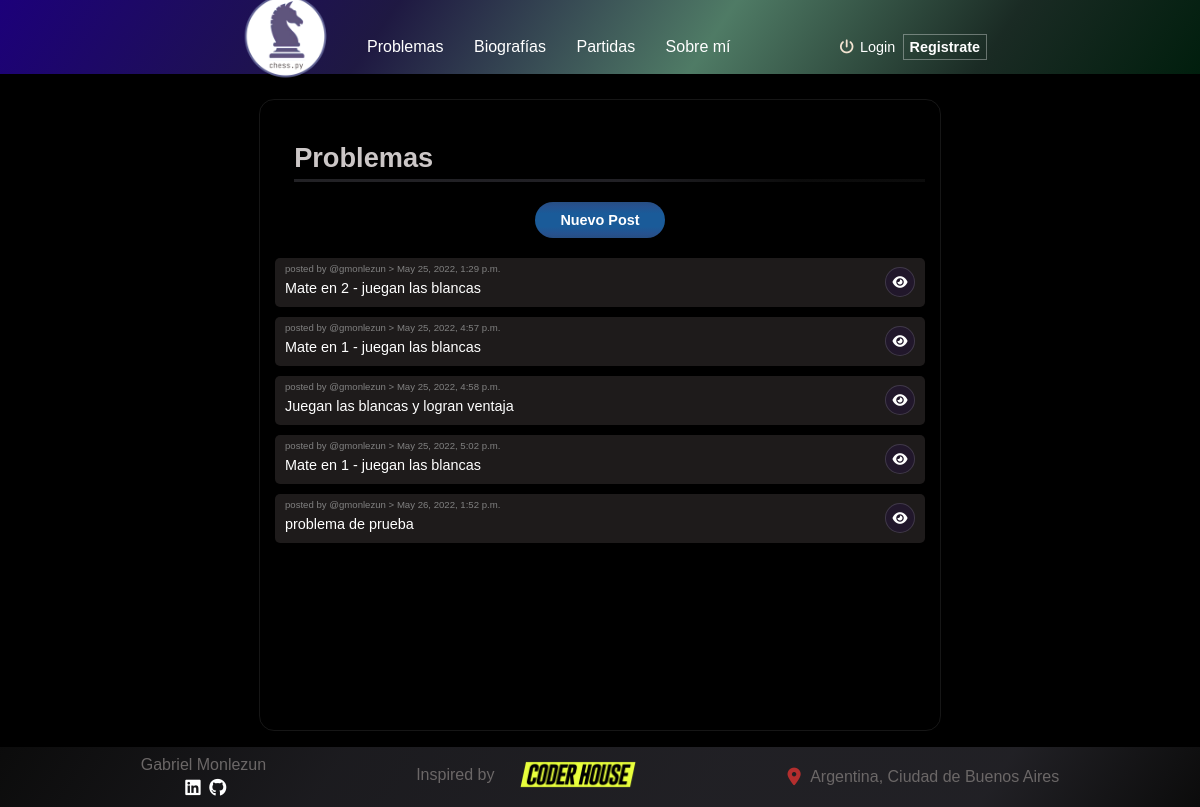
The page /Posts/puzzles/list/ on the database its author committed.
### Posts/models.py (models this page shows, shortened)
class PostPuzzles(models.Model):
    title = models.CharField(max_length=255, verbose_name='Título')
    solution = models.CharField(max_length=255, verbose_name='Solución del problema')
    content = models.CharField(max_length=555, verbose_name='Contenido adicional', null=True, blank=True)
    image = models.ImageField(upload_to='images_post',null=False,blank=False, verbose_name='Imágen del post')
    date = models.DateTimeField(default=now, editable=False)
    author = models.ForeignKey(User, on_delete=models.CASCADE)

### Posts/views.py (the view)
# urls.py: path('puzzles/list/', PuzzlesList.as_view(), name="PuzzlesList"),
class PuzzlesList(ListView):
    model = PostPuzzles
    template_name = "Posts/postpuzzles_list.html"

### Posts/templates/Posts/postpuzzles_list.html
{% extends "Posts/padre.html" %}
{% load static %}
{% block contenidoQueCambia %}
    <h3 class="titulo-categoria">Problemas</h3>
    <div class="divisor"></div>
    <button class="boton-newpost"><a href="{% url 'PuzzlesCreation' %}">Nuevo Post</a></button>
    {% if object_list %}
        {% for puzzle in object_list %}
            <div class="container-post">
                <div class="container-post__userTitle">
                    <p class="container-post__title">{{puzzle.title}}</p><span class="fecha-lista">posted by @{{puzzle.author.username}} > {{puzzle.date}}</span>
                </div>
                <button class="boton-ver"><a href="{% url 'PuzzlesDetail' puzzle.id %}"><i class="fa-solid fa-eye icon-eye"></i></a></button>
            </div>
        {% endfor %}
    {% endif %}
{% endblock %}

### Posts/templates/Posts/padre.html (shortened to what this page needs)
<!DOCTYPE html>
<html lang="en">
<head>
    {% load static %}
    <link rel="stylesheet" href="{% static 'Posts/css/style.css' %}">
</head>
<body>
    <header class="main-header">
        <nav class="nav-flex">
            <div class="container-nav">
                <a href="{% url 'Index' %}"><img src="{% static 'Posts/assets/logo.png' %}" alt="logo" class="logo-proyecto"></a>
                <ul>
                    <li><a href="{% url 'PuzzlesList' %}">Problemas</a></li>
                    <li><a href="{% url 'BioList' %}">Biografías</a></li>
                    <li><a href="{% url 'GamesList' %}">Partidas</a></li>
                    <li><a href="{% url 'About' %}">Sobre mí</a></li>
                </ul>
            </div>
            <ul>
                {% if not request.user.is_authenticated %}
                    <li><a href="{% url 'Login' %}" class="login-text"><i class="fa-solid fa-power-off login"></i>Login</a></li>
                    <li><a href="{% url 'Register' %}"class="register-text">Registrate</a></li>
                {% endif %}
            </ul>
        </nav>
    </header>
    <div class="container">
        <section class="banner-right">
        </section>
        <section class="contenidoQueCambia">
            {% block contenidoQueCambia %}
            {% endblock %}
        </section>
        <section class="banner-left">
        </section>
    </div>
    <footer>
        <div class="container-autor">
            <p class="nombre-autor"> Gabriel Monlezun</p>
            <p>
                <a href="https://www.linkedin.com/in/gabriel-monlezun-5a6349116/"><i class="fa-brands fa-linkedin linkedin-logo"></i></a>
                <a href="https://github.com/GMONLEZUN"><i class="fa-brands fa-github github-logo"></i></a>
            </p>
        </div>
        <div class="container-footer">
            <p>Inspired by</p>
            <a href="https://www.coderhouse.com/"><img src="{% static 'Posts/assets/logos_coderhouse.png' %}" alt="Logo CoderHouse" class="coder-logo"></a>
        </div>
        <p><i class="fa-solid fa-location-dot location"></i>Argentina, Ciudad de Buenos Aires</p>
    </footer>
</body>
</html>

### rows shown on the page
PostPuzzles: title "Mate en 2 - juegan las blancas", author.username "gmonlezun", date "May 25, 2022, 1:29 p.m."
PostPuzzles: title "Mate en 1 - juegan las blancas", author.username "gmonlezun", date "May 25, 2022, 4:57 p.m."
PostPuzzles: title "Juegan las blancas y logran ventaja", author.username "gmonlezun", date "May 25, 2022, 4:58 p.m."
PostPuzzles: title "Mate en 1 - juegan las blancas", author.username "gmonlezun", date "May 25, 2022, 5:02 p.m."
PostPuzzles: title "problema de prueba", author.username "gmonlezun", date "May 26, 2022, 1:52 p.m."
